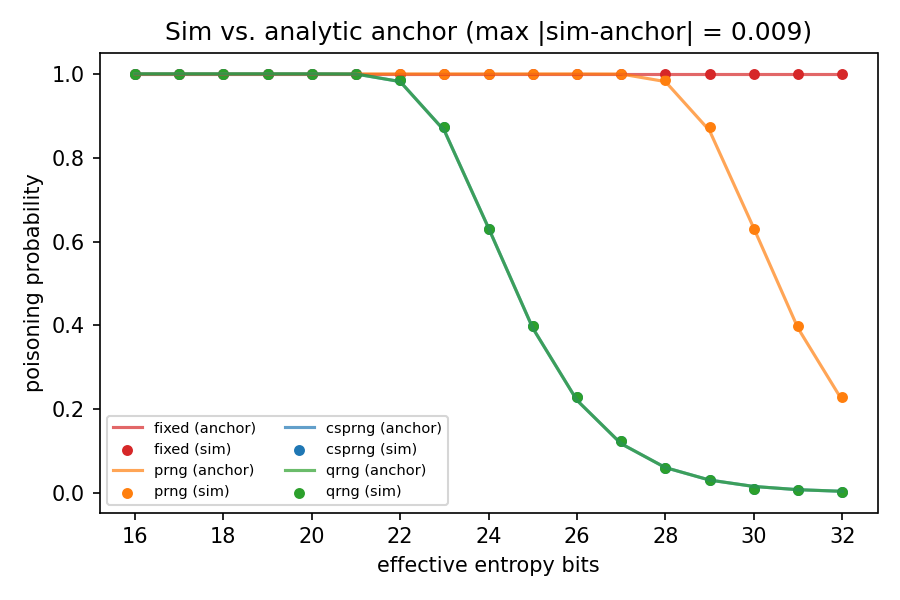

This figure's Python source:
"""One-off Fig. 3: M1 sim points vs. the analytic anchor (epic OQ-7.3).

Reads results/metrics.csv (P5's frozen 2026-08-03 full run) and overlays each
source's simulated poisoning rate against the closed-form anchor of
diag_cliff.anchor() -- the same formula thesis.tex Eq. 1 states. Standalone;
does not touch testbed/ or results/. Run from thesis/ via `make`, or directly:

  python3 figures/anchor_validation.py

Emits figures/anchor_validation.png (Fig. 3).
"""
from __future__ import annotations

import csv
import math
import os
import sys

_HERE = os.path.dirname(os.path.abspath(__file__))
_ROOT = os.path.dirname(_HERE)  # DNSPoisonRace/thesis
_PROJECT = os.path.dirname(_ROOT)  # DNSPoisonRace/
sys.path.insert(0, _PROJECT)

import matplotlib
matplotlib.use("Agg")
import matplotlib.pyplot as plt

from testbed import config
from testbed.draw.source_model import attacker_search_bits

METRICS_CSV = os.path.join(_PROJECT, "results", "metrics.csv")
OUT_PNG = os.path.join(_HERE, "anchor_validation.png")

TXID, PORT = config.TXID_BITS, config.PORT_BITS
SEND = config.CLIFF_SEND_RATE_PPS
RTT = config.RTT_SECONDS
R_ROUNDS = config.MAX_RETRANSMITS + 1


def anchor(kind: str, eff: int, q: int = 1) -> float:
    k = max(0, TXID + PORT - eff)
    sbits = attacker_search_bits(
        kind, txid_bits=TXID, port_bits=PORT, k=k, prng_leak_bits=config.PRNG_LEAK_BITS
    )
    S = 1 << sbits
    g_live = min(int(SEND * RTT), S)
    if config.ATTACK_GUESS_BUDGET is not None:
        g_live = min(g_live, config.ATTACK_GUESS_BUDGET)
    windows = R_ROUNDS * q * config.ATTACK_ATTEMPTS
    return 1 - (1 - g_live / S) ** windows


def load_sim_points() -> dict[str, list[tuple[int, float]]]:
    points: dict[str, list[tuple[int, float]]] = {}
    with open(METRICS_CSV, newline="") as f:
        for row in csv.DictReader(f):
            if int(row["parallel_queries"]) != 1:
                continue  # M1 axis only, q=1 cells
            kind = row["kind"]
            eff = int(row["effective_bits"])
            rate = float(row["poison_rate"])
            points.setdefault(kind, []).append((eff, rate))
    for kind in points:
        points[kind] = sorted(set(points[kind]))
    return points


def main() -> int:
    sim = load_sim_points()
    kinds = ["fixed", "prng", "csprng", "qrng"]
    colors = {"fixed": "tab:red", "prng": "tab:orange", "csprng": "tab:blue", "qrng": "tab:green"}

    fig, ax = plt.subplots(figsize=(6, 4))
    worst = 0.0
    for kind in kinds:
        if kind not in sim:
            continue
        eff_vals = [e for e, _ in sim[kind]]
        sim_vals = [r for _, r in sim[kind]]
        anchor_vals = [anchor(kind, e) for e in eff_vals]
        worst = max(worst, max(abs(s - a) for s, a in zip(sim_vals, anchor_vals)))
        ax.plot(eff_vals, anchor_vals, "-", color=colors[kind], label=f"{kind} (anchor)", alpha=0.7)
        ax.scatter(eff_vals, sim_vals, color=colors[kind], marker="o", s=18, label=f"{kind} (sim)")

    ax.set_xlabel("effective entropy bits")
    ax.set_ylabel("poisoning probability")
    ax.set_title(f"Sim vs. analytic anchor (max |sim-anchor| = {worst:.3f})")
    ax.legend(fontsize=7, ncol=2)
    fig.tight_layout()
    fig.savefig(OUT_PNG, dpi=150)
    print(f"wrote {OUT_PNG}  max|sim-anchor|={worst:.4f}")
    return 0


if __name__ == "__main__":
    raise SystemExit(main())
